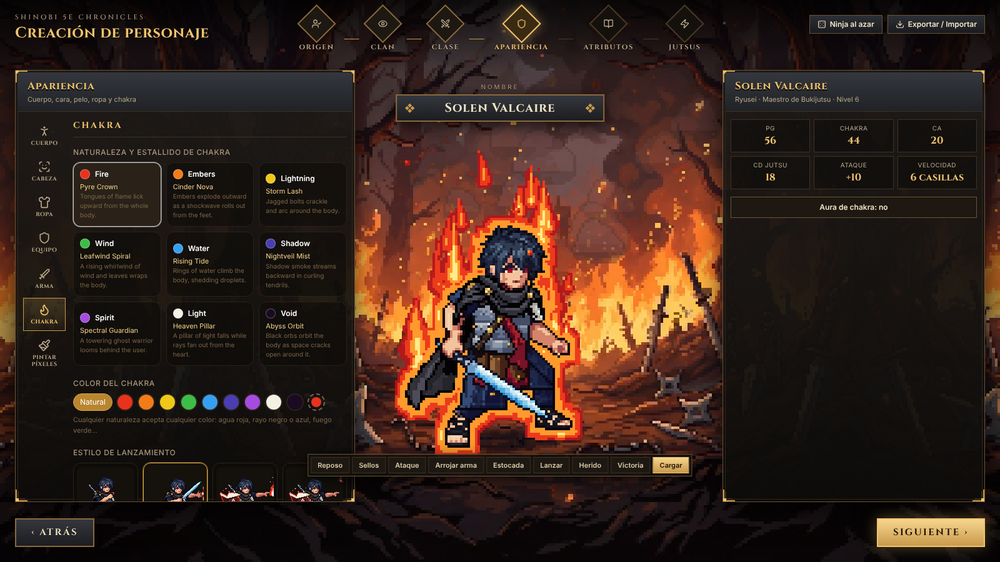
#> input picture scratchpad/chakra-nature/antes.png, 1000 x 562 px, shrunk from 1600 x 900 before the run, given in place of art.png, which was not available
$ python convert.py 1.0
#> lines starting #> are read from the running program, lines starting #| are printed output that depends on the picture; after the words box and inside, x2 and y2 are one past the last pixel; in counts of white or black regions, pixels touching at a corner belong together; pictures that were not available may be replaced by others from this repository, and a replacement may not be noted
import sys, json, colorsys
from PIL import Image
import numpy as np
D = '/tmp/claude-0/-home-user-Ninja-Fantasy-Game/686daf18-129b-55df-a0e0-8b5389d0083e/scratchpad/hairsrc/'
a = np.asarray(Image.open(D + 'art.png')).astype(int)
H, W, _ = a.shape
#> H = 562; W = 1000
def near(c, ref, tol): return np.abs(np.array(c) - np.array(ref)).max() <= tol
cls = np.zeros((H, W), dtype='<U1'); light = np.zeros((H, W))
for y in range(H):
    for x in range(W):
        c = a[y, x]; r, g, b = c
        h, l, s = colorsys.rgb_to_hls(r / 255, g / 255, b / 255)
        light[y, x] = l
        if max(c) <= 10: cls[y, x] = 'o'
        elif near(c, (14, 14, 22), 9) or near(c, (36, 40, 52), 11): cls[y, x] = '.'
        elif b > r + 6: cls[y, x] = 'j'            # jacket / blue
        elif l >= 0.6: cls[y, x] = 's'             # light skin
        else:
            # warm and mid/dark: hair unless inside the face area
            face = (y >= 31 and 57 <= x <= 84 and not (y <= 41 and (x >= 80 or x <= 59))) or y >= 44
            cls[y, x] = 'f' if face else 'h'
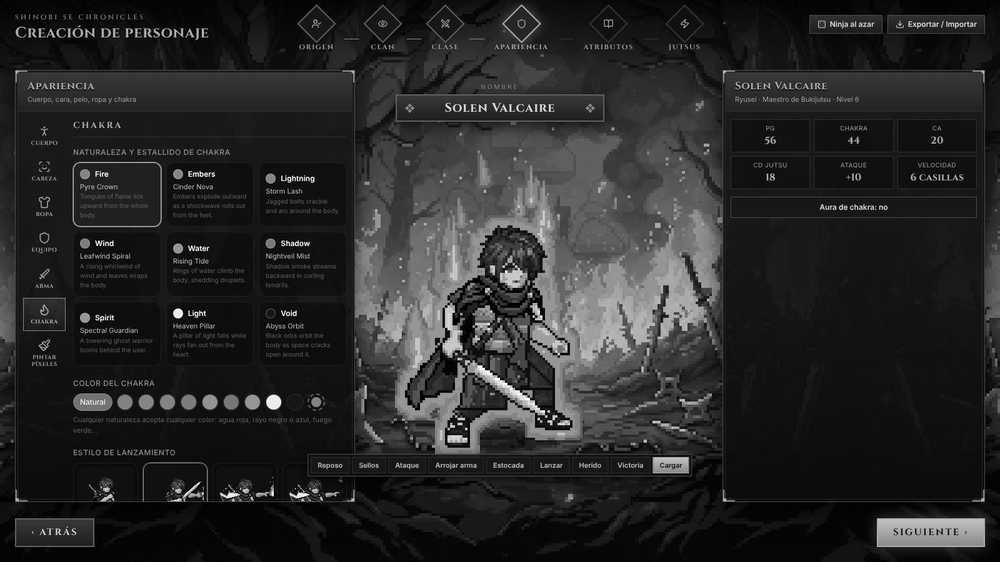
#> light: shape (562, 1000) float64; min 0, max 1, mean 0.158
# hair outline: black pixels touching hair
hair = cls == 'h'
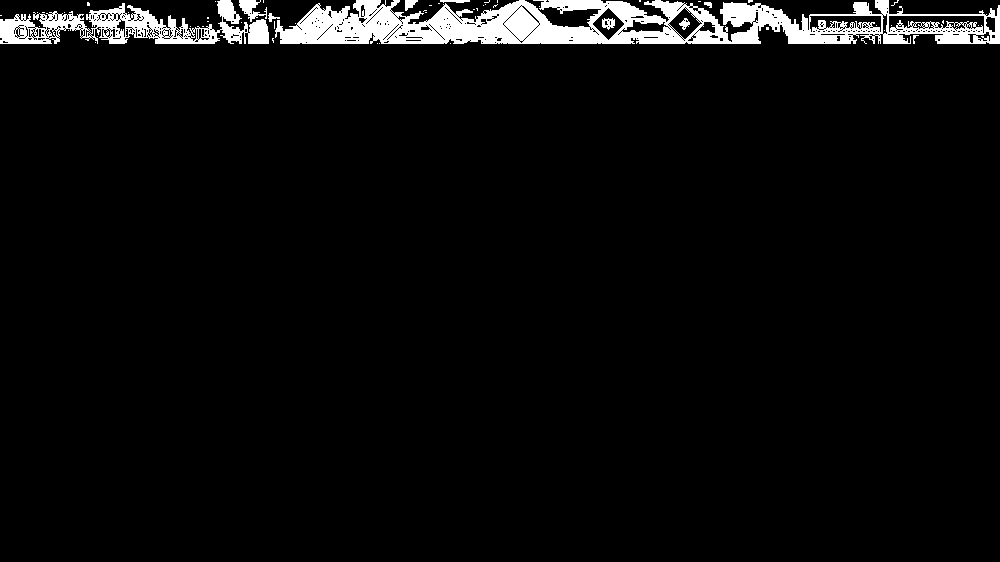
#> hair: shape (562, 1000) bool; 4.4% white; 55 white regions (45 under 20 px), largest, box (x1, y1, x2, y2) and area: (275, 0, 1000, 44) 18634, (0, 0, 269, 44) 5237, (239, 0, 267, 22) 285
for y in range(1, H - 1):
    for x in range(1, W - 1):
        if cls[y, x] == 'o' and hair[y - 1:y + 2, x - 1:x + 2].any(): cls[y, x] = 'O'
K = float(sys.argv[1]) if len(sys.argv) > 1 else 0.52
x0, y0, x1, y1 = 36, 4, 100, 46
tw, th = int((x1 - x0) * K) + 1, int((y1 - y0) * K) + 1
vals = []
grid = [['.'] * tw for _ in range(th)]
for ty in range(th):
    for tx in range(tw):
        sx0, sx1 = x0 + tx / K, x0 + (tx + 1) / K
        sy0, sy1 = y0 + ty / K, y0 + (ty + 1) / K
        cells = [(yy, xx) for yy in range(int(sy0), int(np.ceil(sy1))) for xx in range(int(sx0), int(np.ceil(sx1))) if 0 <= yy < H and 0 <= xx < W]
        hs = [light[c] for c in cells if cls[c] == 'h']; os_ = [c for c in cells if cls[c] == 'O']
        if len(hs) >= max(1, len(cells) * 0.4): grid[ty][tx] = ('h', float(np.mean(hs))); vals.append(float(np.mean(hs)))
        elif len(os_) + len(hs) >= len(cells) * 0.5: grid[ty][tx] = 'o'
#> after the loop, grid = 43 items; vals = 1106 values, max 0.598 at index 891, min 0.0294 at index 14, mean 0.125
# quantize hair to the midnight distribution 34/31/22/9/4 by lightness rank
vals.sort(); n = len(vals)
#> after `n = len(vals)`: n = 1106
cuts = [vals[int(n * q)] for q in (0.34, 0.65, 0.87, 0.96)]
#> cuts = [0.0451, 0.0745, 0.312, 0.439]
def shade(l): return 1 + sum(l > c for c in cuts)
rows = []
for ty in range(th):
    row = ''
    for tx in range(tw):
        g = grid[ty][tx]
        row += '0' if g == 'o' else (str(shade(g[1])) if isinstance(g, tuple) else '.')
    rows.append(row)
#> after the loop, rows = 43 items
# trim empty columns/rows
while rows and set(rows[0]) == {'.'}: rows.pop(0); y0 += 1 / K
#> this loop made 0 passes
#> after the loop, y0 = 4
lc = min(len(r) - len(r.lstrip('.')) for r in rows if set(r) != {'.'})
#> lc = 0
rows = [r[lc:].rstrip('.') for r in rows]; w = max(len(r) for r in rows); rows = [r.ljust(w, '.') for r in rows]
#> after `w = max((len(r) for r in rows))`: w = 65
# anchor: near iris at art (66, 43)
ax = round((66 - x0) * K) - lc; ay = round((43 - y0) * K)
#> after `ax = round((66 - x0) * K) - lc`: ax = 30
#> after `ay = round((43 - y0) * K)`: ay = 39
json.dump({'rows': rows, 'anchor': [ax, ay]}, open(D + 'tpl.json', 'w'))
print('\n'.join(rows)); print('anchor', ax, ay, 'size', w, len(rows))
#> (printed output is left out)
